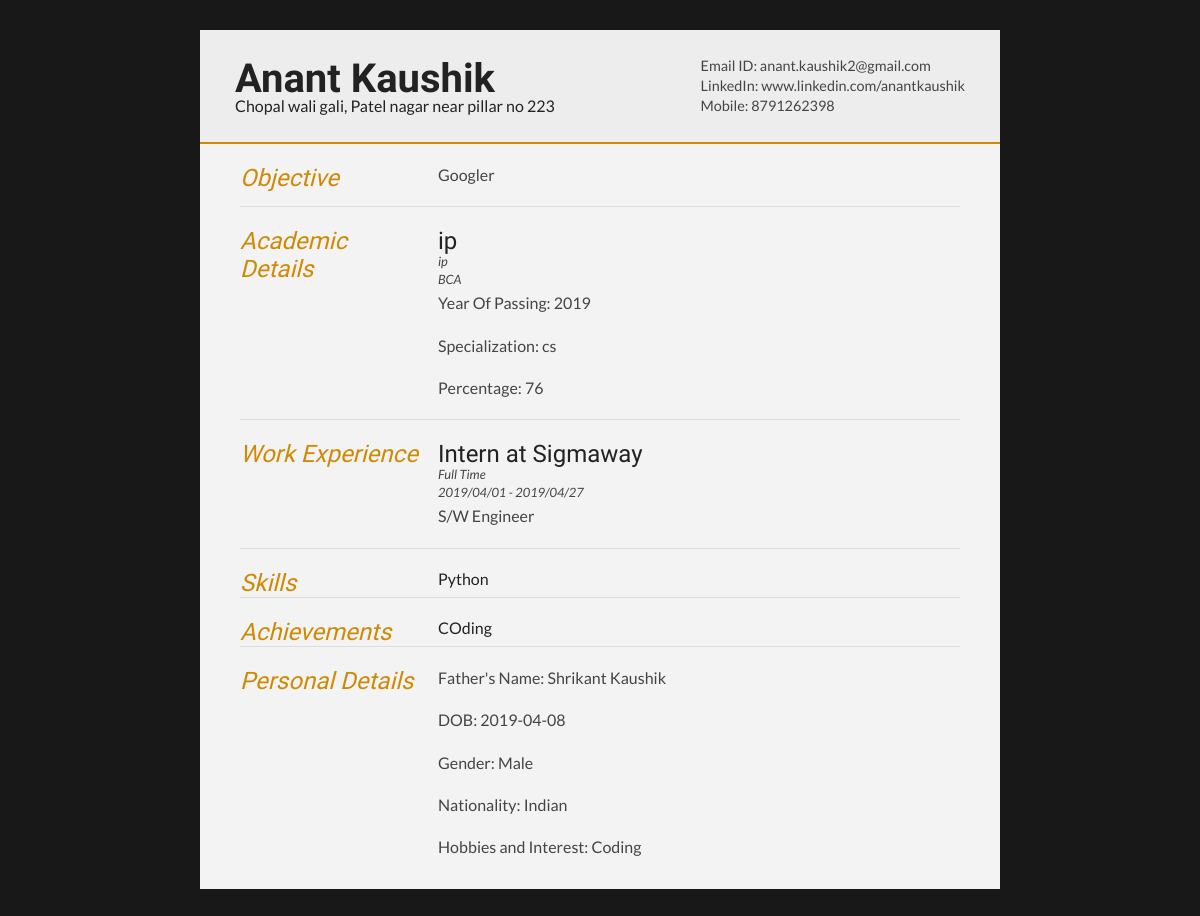
Before: /resume (signed in) with the older database file.
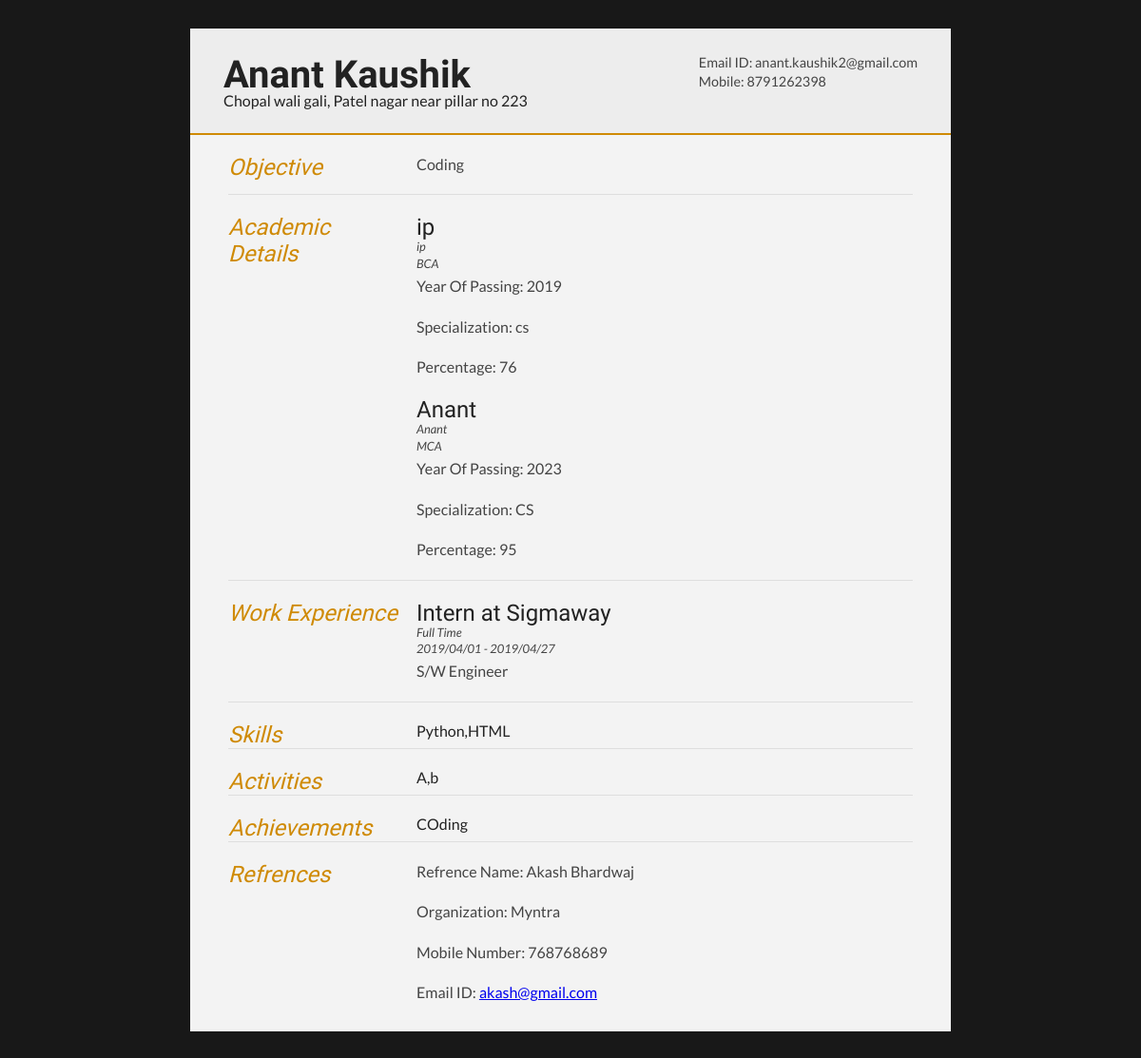
After: the same page with the newer database file.
### tables this page shows
CREATE TABLE "user" (
	`uid`	INTEGER NOT NULL,
	`uname`	TEXT DEFAULT Null,
	`uemail`	TEXT DEFAULT Null,
	`umobno`	INTEGER DEFAULT Null,
	`uaddress`	TEXT DEFAULT Null,
	`ulinkedin`	TEXT DEFAULT Null,
	`uportfolio`	TEXT DEFAULT Null,
	`uobjective`	TEXT DEFAULT Null,
	`DOB`	TEXT DEFAULT Null,
	`sex`	TEXT DEFAULT Null,
	`nationality`	TEXT DEFAULT Null,
	`fname`	INTEGER,
	PRIMARY KEY(`uid`)
);

CREATE TABLE `academics` (
	`acadid`	INTEGER NOT NULL PRIMARY KEY AUTOINCREMENT UNIQUE,
	`degree`	TEXT NOT NULL,
	`course`	TEXT,
	`year`	INTEGER NOT NULL,
	`uniname`	TEXT NOT NULL,
	`specialization`	TEXT,
	`marksobt`	INTEGER NOT NULL,
	`markstot`	INTEGER NOT NULL,
	`marks`	INTEGER NOT NULL,
	`uid`	INTEGER NOT NULL,
	FOREIGN KEY(`uid`) REFERENCES `user`(`uid`)
);

CREATE TABLE `experience` (
	`expid`	INTEGER NOT NULL PRIMARY KEY AUTOINCREMENT UNIQUE,
	`ename`	TEXT NOT NULL,
	`etype`	TEXT NOT NULL,
	`joindate`	TEXT NOT NULL,
	`enddate`	TEXT NOT NULL,
	`designation`	TEXT NOT NULL,
	`duties`	TEXT NOT NULL,
	`uid`	INTEGER NOT NULL,
	FOREIGN KEY(`uid`) REFERENCES `user`(`uid`)
);

CREATE TABLE `skills` (
	`sid`	INTEGER NOT NULL PRIMARY KEY AUTOINCREMENT UNIQUE,
	`skills`	TEXT NOT NULL,
	`uid`	INTEGER NOT NULL,
	FOREIGN KEY(`uid`) REFERENCES `user`(`uid`)
);

CREATE TABLE "achievements" (
	`aid`	INTEGER NOT NULL PRIMARY KEY AUTOINCREMENT UNIQUE,
	`achievements`	TEXT NOT NULL,
	`uid`	INTEGER NOT NULL,
	FOREIGN KEY(`uid`) REFERENCES `user`(`uid`)
);

CREATE TABLE "hobbies" (
	`hno`	INTEGER NOT NULL PRIMARY KEY AUTOINCREMENT UNIQUE,
	`hobbies`	TEXT NOT NULL,
	`uid`	INTEGER NOT NULL,
	FOREIGN KEY(`uid`) REFERENCES `user`(`uid`)
);

CREATE TABLE `ref` (
	`rid`	INTEGER NOT NULL PRIMARY KEY AUTOINCREMENT UNIQUE,
	`rname`	TEXT,
	`rorg`	TEXT,
	`rnum`	INTEGER,
	`remail`	TEXT,
	`uid`	INTEGER
);

### flask_app.py (the view)
@app.route("/resume")
def resume():
    if 'user' in session:
        def dict_factory(cursor, row):
            d = {}
            for idx, col in enumerate(cursor.description):
                d[col[0]] = row[idx]
            return d
        con = sql.connect("static/resumebuilder.db")
        con.row_factory = dict_factory
        cur = con.cursor()
        cur.execute("select * from user where uid = ?",(session['uid'],))
        details = cur.fetchall()
        cur.execute("select * from academics where uid = ?",(session['uid'],))
        acadDetails = cur.fetchall()
        cur.execute("select * from experience where uid = ?",(session['uid'],))
        we = cur.fetchall()
        cur.execute("select * from ref where uid = ?",(session['uid'],))
        ref = cur.fetchall()
        cur.execute("select * from skills where uid = ?",(session['uid'],))
        skills = cur.fetchall()
        skillsArr = []
        for d in skills:
            skillsArr.append(d['skills'])
        cur.execute("select * from activities where uid = ?",(session['uid'],))
        act = cur.fetchall()
        actArr = []
        for d in act:
            actArr.append(d['activities'])
        cur.execute("select * from achievements where uid = ?",(session['uid'],))
        ach = cur.fetchall()
        achArr = []
        for d in ach:
            achArr.append(d['achievements'])
        cur.execute("select * from hobbies where uid = ?",(session['uid'],))
        hob = cur.fetchall()
        hobArr = []
        for d in hob:
            hobArr.append(d['hobbies'])
        return render_template("resume.html",userDetails = details, acadDetails = acadDetails,we = we, skills = ",".join(skillsArr), act = ",".join(actArr),ach = ",".join(achArr),hob = ",".join(hobArr),ref = ref)
    return redirect("/")

### templates/resume.html (shortened to what this page needs)
<!DOCTYPE html>
<html>
<head>
<link type="text/css" rel="stylesheet" href="static/style1.css">
</head>
<body id="top">
<div id="cv" class="instaFade">
	<div class="mainDetails">
		<div id="name">
			<h1 class="quickFade delayTwo">{{userDetails[0]['uname']}}</h1>
			<h5 class="quickFade delayThree">{{userDetails[0]['uaddress']}}</h5>
		</div>
		<div id="contactDetails" class="quickFade delayFour">
			<ul>
				<li>Email ID: <a href="mailto:{{userDetails[0]['uemail']}}" target="_blank">{{userDetails[0]['uemail']}}</a></li>
				{% if userDetails[0]['ulinkedin'] != "NULL" %}
				<li>LinkedIn: <a href="{{userDetails[0]['ulinkedin']}}">{{userDetails[0]['ulinkedin']}}</a></li>
				{% endif %}
				<li>Mobile: {{userDetails[0]['umobno']}}</li>
			</ul>
		</div>
	</div>
	<div id="mainArea" class="quickFade delayFive">
		<section>
			<article>
				<div class="sectionTitle">
					<h1>Objective</h1>
				</div>
				<div class="sectionContent">
					<p>{{userDetails[0]['uobjective']}}</p>
				</div>
			</article>
		</section>
		<section>
			<div class="sectionTitle">
				<h1>Academic Details</h1>
			</div>
			<div class="sectionContent">
				{% for d in acadDetails %}
				<article>
					<h2>{{d['uniname']}}</h2>
					<p class="subDetails">{{d['uniname']}}<br>{{d['course']}}</p>
					<p>Year Of Passing: {{d['year']}}</p>
					<p>Specialization: {{d['specialization']}}</p>
					<p>Percentage: {{d['marks']}}</p>
				</article>
				{% endfor %}
				</div>
		</section>
		<section>
			<div class="sectionTitle">
				<h1>Work Experience</h1>
			</div>
			<div class="sectionContent">
				{% for d in we %}
				<article>
					<h2>{{d['designation']}} at {{d['ename']}}</h2>
					<p class="subDetails">{{d['etype']}}<br>{{"/".join(d['joindate'].split("-"))}} - {{"/".join(d['enddate'].split("-"))}}</p>
					<p>{{d['duties']}}</p>
				</article>
				{% endfor %}
			</div>
		</section>
		{% if skills %}
		<section>
			<div class="sectionTitle">
				<h1>Skills</h1>
			</div>
			<div class="sectionContent">
				{{skills}}
			</div>
		</section>
		{% endif %}
		{% if act %}
		<section>
			<div class="sectionTitle">
				<h1>Activities</h1>
			</div>
			<div class="sectionContent">
				{{act}}
			</div>
		</section>
		{% endif %}
		{% if ach %}
		<section>
			<div class="sectionTitle">
				<h1>Achievements</h1>
			</div>
			<div class="sectionContent">
				{{ach}}
			</div>
		</section>
		{% endif %}
		{% if userDetails[0]['DOB'] != "NULL" %}
		<section>
			<div class="sectionTitle">
				<h1>Personal Details</h1>
			</div>
			<div class="sectionContent">
				<article>
					{% if userDetails[0]['fname'] != "NULL" %}
					<p>Father's Name: {{userDetails[0]['fname']}}</p>
					{% endif %}
					<p>DOB: {{userDetails[0]['DOB']}}</p>
					{% if userDetails[0]['sex'] != "NULL" %}
					<p>Gender: {{userDetails[0]['sex']}}</p>
					{% endif %}
					{% if userDetails[0]['nationality'] != "NULL" %}
					<p>Nationality: {{userDetails[0]['nationality']}}</p>
					{% endif %}
					<p>Hobbies and Interest: {{hob}}</p>
				</article>
				</div>
		</section>
		{% endif %}
		{% if ref %}
		<section>
			<div class="sectionTitle">
				<h1>Refrences</h1>
			</div>
			{% for d in ref %}
			<div class="sectionContent">
				<article>
					<p>Refrence Name: {{d['rname']}}</p>
					<p>Organization: {{d['rorg']}}</p>
					<p>Mobile Number: {{d['rnum']}}</p>
					<p>Email ID: <a href="mailto:{{d['remail']}}" target="_blank">{{d['remail']}}</a></p>
				</article>
			</div>
			{% endfor %}
		</section>
		{% endif %}
	</div>
</div>
</body>
</html>

### static/style1.css (style rules this page uses)
html,body,div,span,object,iframe,h1,h2,h3,h4,h5,h6,p,blockquote,pre,abbr,address,cite,code,del,dfn,em,img,ins,kbd,q,samp,small,strong,sub,sup,var,b,i,dl,dt,dd,ol,ul,li,fieldset,form,label,legend,table,caption,tbody,tfoot,thead,tr,th,td,article,aside,canvas,details,figcaption,figure,footer,header,hgroup,menu,nav,section,summary,time,mark,audio,video { border:0; font:inherit; font-size:100%; margin:0; padding:0; vertical-align:baseline; }
article,aside,details,figcaption,figure,footer,header,hgroup,menu,nav,section { display:block; }
html, body { background: #181818; font-family: 'Lato', helvetica, arial, sans-serif; font-size: 16px; color: #222; }
p { font-size: 1em; line-height: 1.4em; margin-bottom: 20px; color: #444; }
#cv { width: 90%; max-width: 800px; background: #f3f3f3; margin: 30px auto; }
.mainDetails { padding: 25px 35px; border-bottom: 2px solid #cf8a05; background: #ededed; }
#name h1 { font-size: 2.5em; font-weight: 700; font-family: 'Rokkitt', Helvetica, Arial, sans-serif; margin-bottom: -6px; }
#mainArea { padding: 0 40px; }
#name { float: left; }
#contactDetails { float: right; }
#contactDetails ul { list-style-type: none; font-size: 0.9em; margin-top: 2px; }
#contactDetails ul li { margin-bottom: 3px; color: #444; }
#contactDetails ul li a, a[href^=tel] { color: #444; text-decoration: none; -webkit-transition: all .3s ease-in; -moz-transition: all .3s ease-in; -o-transition: all .3s ease-in; -ms-transition: all .3s ease-in; transition: all .3s ease-in; }
section { border-top: 1px solid #dedede; padding: 20px 0 0; }
section:first-child { border-top: 0; }
section:last-child { padding: 20px 0 10px; }
.sectionTitle { float: left; width: 25%; }
.sectionContent { float: right; width: 72.5%; }
.sectionTitle h1 { font-family: 'Rokkitt', Helvetica, Arial, sans-serif; font-style: italic; font-size: 1.5em; color: #cf8a05; }
.sectionContent h2 { font-family: 'Rokkitt', Helvetica, Arial, sans-serif; font-size: 1.5em; margin-bottom: -2px; }
.subDetails { font-size: 0.8em; font-style: italic; margin-bottom: 3px; }
.instaFade { -webkit-animation-name: reset, fade-in; -webkit-animation-duration: 1.5s; -webkit-animation-timing-function: ease-in; -moz-animation-name: reset, fade-in; -moz-animation-duration: 1.5s; -moz-animation-timing-function: ease-in; animation-name: reset, fade-in; animation-duration: 1.5s; animation-timing-function: ease-in; }
.quickFade { -webkit-animation-name: reset, fade-in; -webkit-animation-duration: 2.5s; -webkit-animation-timing-function: ease-in; -moz-animation-name: reset, fade-in; -moz-animation-duration: 2.5s; -moz-animation-timing-function: ease-in; animation-name: reset, fade-in; animation-duration: 2.5s; animation-timing-function: ease-in; }
.delayTwo { -webkit-animation-delay: 0, 1s; -moz-animation-delay: 0, 1s; animation-delay: 0, 1s; }
.delayThree { -webkit-animation-delay: 0, 1.5s; -moz-animation-delay: 0, 1.5s; animation-delay: 0, 1.5s; }
.delayFour { -webkit-animation-delay: 0, 2s; -moz-animation-delay: 0, 2s; animation-delay: 0, 2s; }
.delayFive { -webkit-animation-delay: 0, 2.5s; -moz-animation-delay: 0, 2.5s; animation-delay: 0, 2.5s; }

Changed rows visible on the page:
no longer on this page (row unchanged): skills: skills "Python"
no longer on this page (row unchanged): hobbies: hobbies "Coding"
changed user "Anant Kaushik": uobjective "Googler" → "Coding"; ulinkedin "www.linkedin.com/anantkaushik" → (not shown); fname "Shrikant Kaushik" → (not shown); DOB "2019-04-08" → (not shown); sex "Male" → (not shown); nationality "Indian" → (not shown)
added academics: uniname "Anant", course "MCA", year "2023", specialization "CS", marks "95"
added ref: rname "Akash Bhardwaj", rorg "Myntra", rnum "768768689", remail "akash@gmail.com"
Other visible differences:
{{ skills }}: (not shown) → "Python,HTML"
{{ act }}: (not shown) → "A,b"
text no longer shown: "LinkedIn: Personal Details Father's Name: DOB: Gender: Nationality: Hobbies and Interest:"
text now shown: "Activities Refrences"
